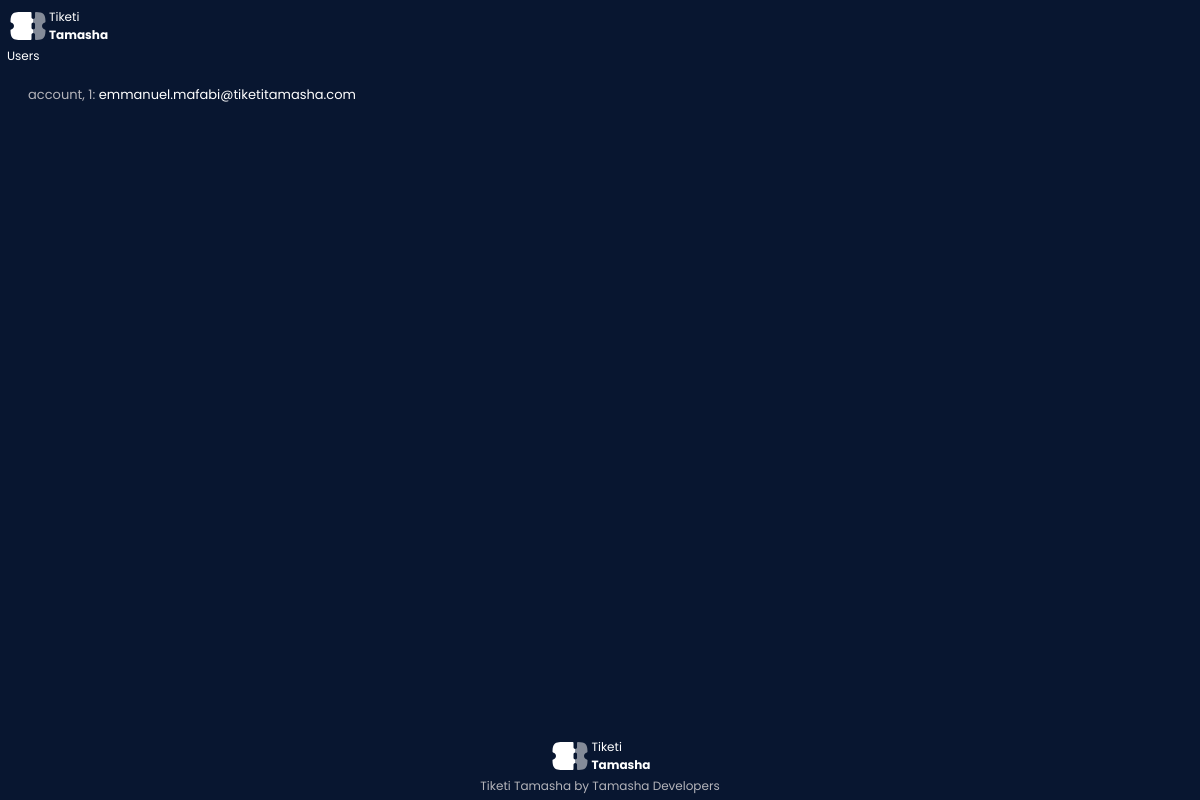
The page /debug/users/ on the database as committed earlier.
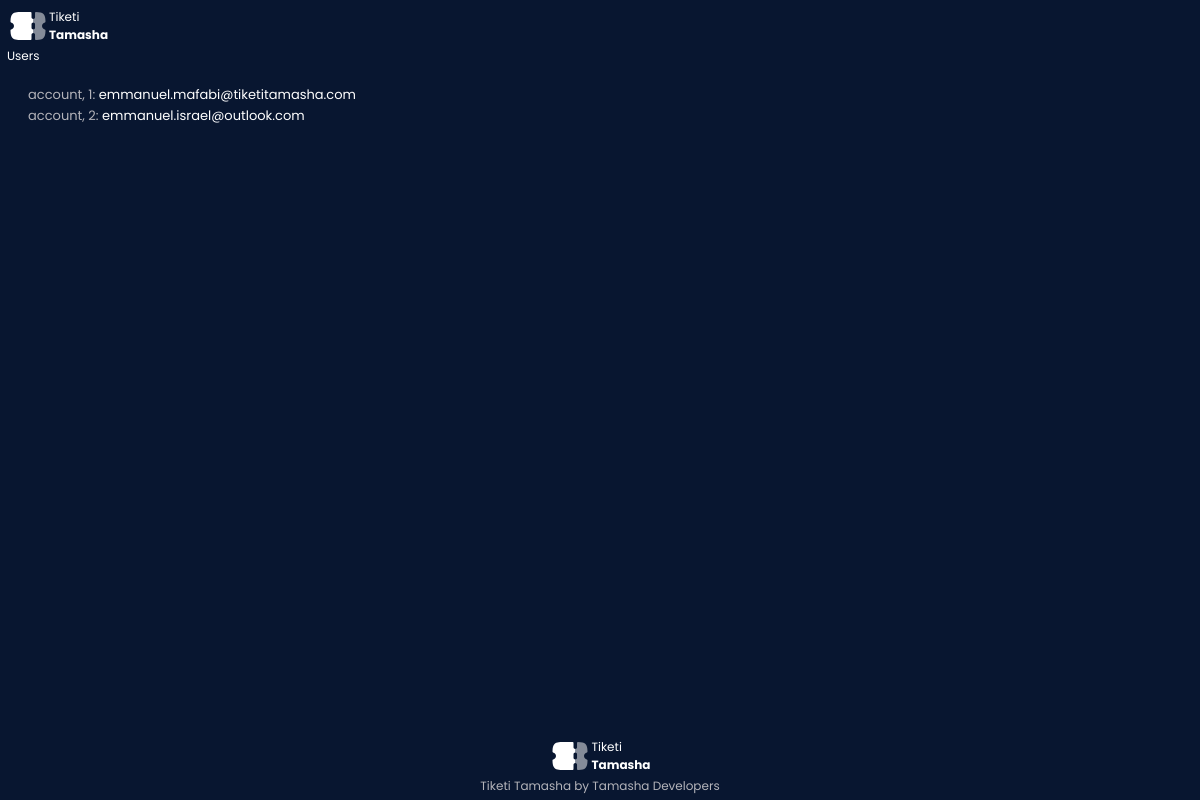
The same page on the database as committed later.
### app/models.py (models this page shows, shortened)
class User(db.Model):
    __tablename__ = 'users'
    id            = db.Column(db.Integer, primary_key=True)
    email         = db.Column(db.String(120), unique=True, nullable=False)
    password_hash = db.Column(db.String(255), nullable=False)     # Store hashed passwords
    role          = db.Column(db.String(50), default='customer')  # 'customer', 'organizer'
    phone_number  = db.Column(db.String(20), nullable=True)       # Add the phone number for the mpesa Implementation
    events        = db.relationship('Event', backref='organizer', lazy=True) # Organizers create events
    tickets       = db.relationship('Ticket', backref='customer', lazy=True, cascade='all, delete-orphan') # Customers buy tickets
    profile       = db.relationship('UserProfile', back_populates='user', uselist=False, cascade='all, delete-orphan') # User Profile

### app/routes.py (the view)
@auth_bp.route('/debug/users/', methods=['GET'])
def debug_users():
    users = User.query.all()
    emails = [(index + 1, user.email) for index, user in enumerate(users)]
    return render_template('emails.html', emails=emails)

### app/templates/emails.html (shortened to what this page needs)
<!DOCTYPE html>
<html lang="en">
    <head>
        <link rel="stylesheet" href="{{ url_for('static', filename='design.css') }}">
    </head>
    <body>
        <div class="tiketi-tamasha-header">
            <div class="tiketi-tamasha-logo">
                <img class="tiketi-tamasha-logo-image" src="{{ url_for('static', filename='assets/tiketi-tamasha-icon-high-res-white.svg') }}" alt="tiketi-tamasha">
                <div class="tiketi-tamasha-logo-title">
                    <div class="head">Tiketi</div>
                    <div class="enbold"><b>Tamasha</b></div>
                </div>
            </div>
            <div class="tiketi-tamasha-subheading">Users</div>
        </div>
        <div class="tiketi-tamasha-body">
            <ul class="tiketi-tamasha-list">
                {% for index, email in emails %}
                <li class="tiketi-tamasha-code-email"><div class="index">account, {{ index }}</div>:&nbsp; <div class="white">{{ email }}</div></li>
                {% endfor %}
            </ul>
        </div>
        <div class="tiketi-tamasha-footer">
            <div class="tiketi-tamasha-logo">
                <img class="tiketi-tamasha-logo-image" src="{{ url_for('static', filename='assets/tiketi-tamasha-icon-high-res-white.svg') }}" alt="tiketi-tamasha">
                <div class="tiketi-tamasha-logo-title">
                    <div class="head">Tiketi</div>
                    <div class="enbold"><b>Tamasha</b></div>
                </div>
            </div>
            <div class="tiketi-tamasha-developers">Tiketi Tamasha by Tamasha Developers</div>
        </div>
    </body>
</html>

### app/static/design.css (style rules this page uses)
:root { --tiketi-tamasha-cool-black: rgb(0, 0, 0); --tiketi-tamasha-cool-gray : rgb(134, 134, 139); --tiketi-tamasha-cool-gray-: rgb(180, 180, 186); --tiketi-tamasha-cool-white: white; --tiketi-tamasha-cool-blue : rgb(55, 144, 245); --tiketi-tamasha-theme-cool-blue : #1956d2; --tiketi-tamasha-theme-cool-dark-blue: #081630; --tiketi-tamasha-default-font: "Poppins", sans-serif; }
* { font-family: var(--tiketi-tamasha-default-font); box-sizing: border-box; margin: 0; padding: 0; outline: none; user-select: none; -webkit-user-select: none; -webkit-user-drag: none; -ms-user-select: none; -moz-user-select: none; transition: 500ms; overflow-x: hidden; }

Rows that differ between the two databases and show on the page:
added User: id "2", email "emmanuel.israel@outlook.com"
